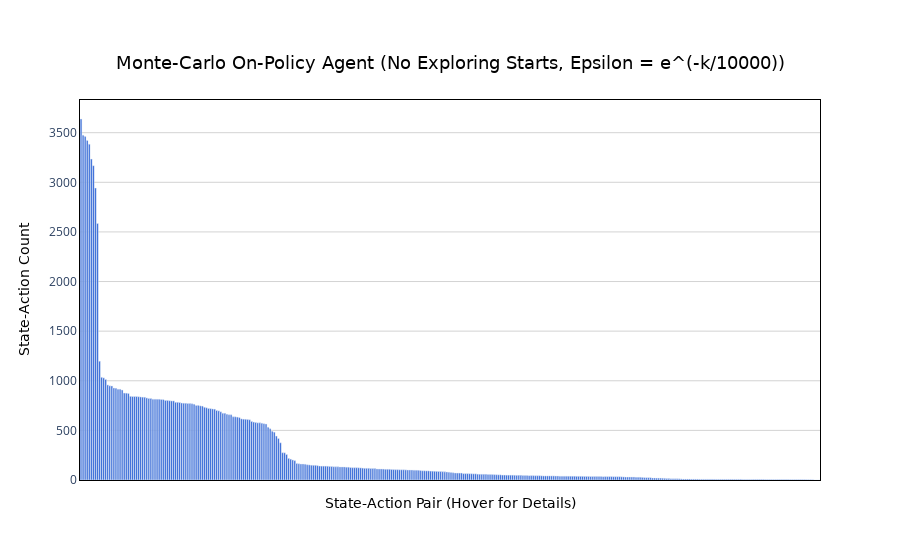

The notebook cell this image was saved under:
### Code cell
plot_state_action_counts(mcop_agent_4.n_counter, "Monte-Carlo On-Policy Agent (No Exploring Starts, Epsilon = e^(-k/10000))")

### Figure 1 — Plotly figure (JSON) as saved in the notebook; plotly's stock layout.template omitted (floating-point values rounded to 4 significant figures; data arrays with more than 128 entries replaced by an {"elided": "..."} marker saying what was removed)
{"data": [{"hoverinfo": "text", "hoverlabel": {"bgcolor": "rgba(60, 60, 60, 0.85)", "bordercolor": "rgba(60, 60, 60, 0.85)", "font": {"color": "white", "family": "DejaVu Sans, Arial, sans-serif"}}, "hovertext": {"elided": "360 str values"}, "marker": {"color": "#245cd4"}, "type": "bar", "x": {"elided": "360 str values"}, "y": {"elided": "360 int values"}}], "layout": {"plot_bgcolor": "white", "title": {"font": {"color": "black", "family": "DejaVu Sans, Arial, sans-serif", "size": 18}, "text": "Monte-Carlo On-Policy Agent (No Exploring Starts, Epsilon = e^(-k/10000))", "x": 0.5, "xanchor": "center", "y": 0.9, "yanchor": "top"}, "xaxis": {"linecolor": "black", "linewidth": 1, "mirror": true, "showline": true, "tickmode": "array", "ticktext": [], "tickvals": [], "title": {"font": {"color": "black", "family": "DejaVu Sans, Arial, sans-serif", "size": 14}, "text": "State-Action Pair (Hover for Details)"}}, "yaxis": {"gridcolor": "lightgray", "gridwidth": 1, "linecolor": "black", "linewidth": 1, "mirror": true, "showgrid": true, "showline": true, "title": {"font": {"color": "black", "family": "DejaVu Sans, Arial, sans-serif", "size": 14}, "text": "State-Action Count"}}}}
